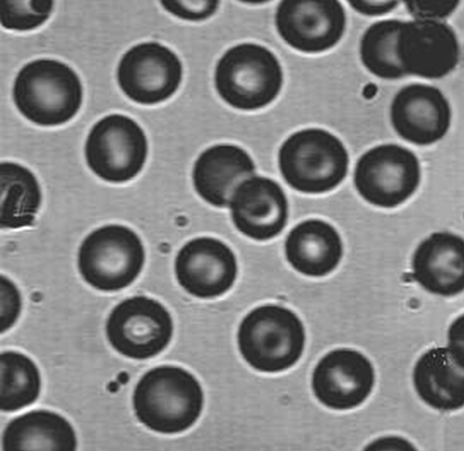
%> input picture practice 4_/blood5.tif, 464 x 451 px
$ octave ex4_1.m   (GNU Octave 9; MATLAB toolbox functions it lacks are replaced by stand-ins)
%> lines starting %> are read from the running program, lines starting %| are printed output that depends on the picture; in (x1, y1, x2, y2) boxes, pixels count from 0 and x2, y2 are one past the last pixel; in counts of white or black regions, pixels touching at a corner belong together; the program's own positions count from 1
clear all; clc; close all;
I = imread('blood5.tif');
%> I is the input picture: size 451x464 uint8; min 31, max 255, mean 129.8
figure, imshow(I)

% binarizing
image_threshold = graythresh(I)
%> image_threshold = 0.435
image_bin = im2bw(I, image_threshold);
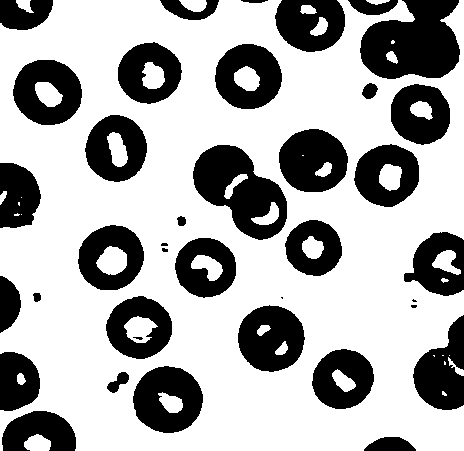
%> image_bin: size 451x464 logical; 67.6% white; 38 black regions (5 under 20 px), largest, box (x1, y1, x2, y2) and area: (360, 0, 460, 79) 5754, (193, 145, 287, 240) 4940, (133, 366, 203, 433) 3305
figure, imshow(image_bin)

% inverting the binarized image
image_negative_bin = ~image_bin;
figure, imshow(image_negative_bin)

% first filling operation
image_negative_fill = imfill(image_negative_bin, 'holes');
%> image_negative_fill: size 451x464 logical; 35.9% white; 37 white regions (4 under 20 px), largest, box (x1, y1, x2, y2) and area: (360, 0, 460, 79) 5864, (193, 145, 287, 240) 5457, (133, 366, 203, 433) 3643
figure, imshow(image_negative_fill)

% imopen worked better as imclose
struct_element = strel('disk', 6);
image_fill_open = imopen(image_negative_fill, struct_element);
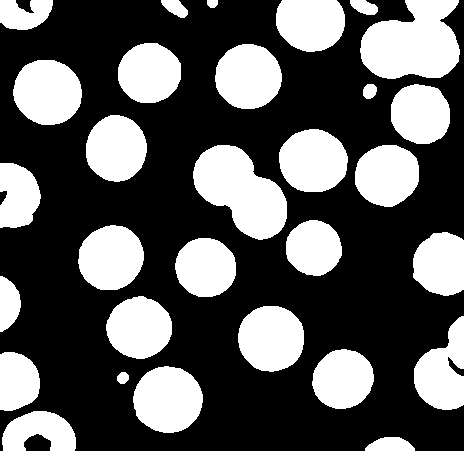
%> image_fill_open: size 451x464 logical; 35.4% white; 30 white regions, largest, box (x1, y1, x2, y2) and area: (360, 0, 460, 79) 5849, (193, 145, 287, 240) 5455, (133, 366, 203, 433) 3641
figure, imshow(image_fill_open)

% second filling operation
image_2fill = imfill(image_fill_open, 'holes');
figure, imshow(image_2fill)

% clearing the border
image_clear_border = imclearborder(image_2fill, 6);
%> image_clear_border: size 451x464 logical; 23.9% white; 17 white regions, largest, box (x1, y1, x2, y2) and area: (193, 145, 287, 240) 5455, (133, 366, 203, 433) 3641, (13, 60, 82, 125) 3540
figure, imshow(image_clear_border)

% erode one more time and subtract from previous and we get perimeter
% and label again
se = strel('square', 3);
image_clear_border_erode = imerode(image_clear_border, se);
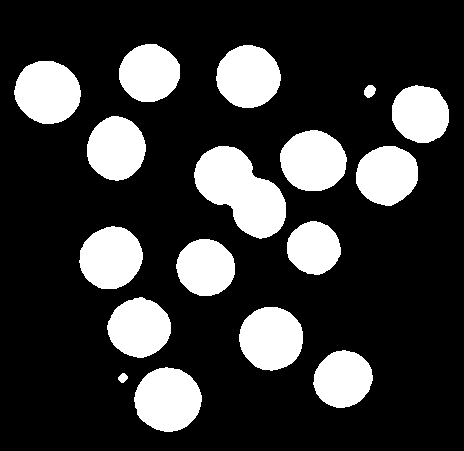
%> image_clear_border_erode: size 451x464 logical; 22% white; 17 white regions, largest, box (x1, y1, x2, y2) and area: (194, 146, 286, 239) 5077, (134, 367, 202, 432) 3371, (14, 61, 81, 124) 3276
image_perimeter = logical(abs(imsubtract(image_clear_border_erode, image_clear_border)));
%> image_perimeter: size 451x464 logical; 1.9% white in thin lines or dots, all inside (x1, y1, x2, y2) = (13, 43, 450, 433)
[perimeter_label,n_perimeter] = bwlabel(image_perimeter);
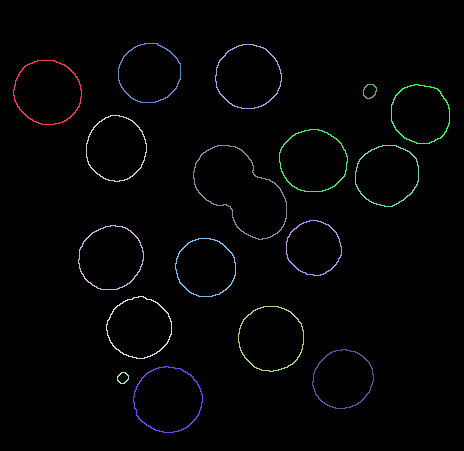
%> perimeter_label: size 451x464 double; 18 distinct labels, from 0 to 17; one colour per label, 0 black
%> n_perimeter = 17

% % just a test to find and color the disks
% the number of cells in the picture
[L,n] = bwlabel(image_clear_border);
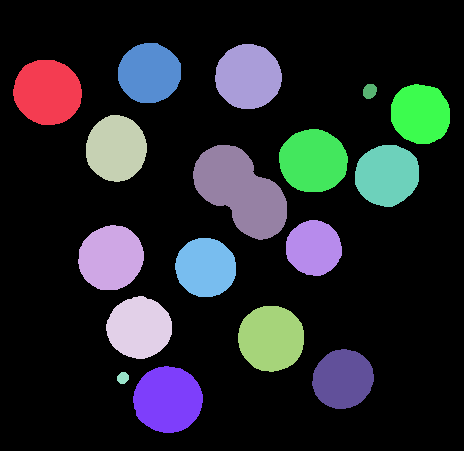
%> L: size 451x464 double; 18 distinct labels, from 0 to 17; one colour per label, 0 black
%> n = 17
RGB = label2rgb(L);
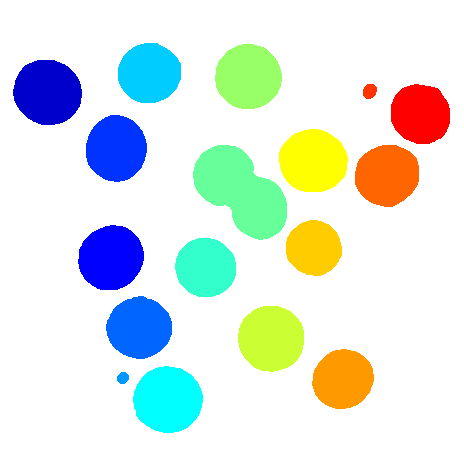
%> RGB: size 451x464x3 uint8; mean R, G, B 221.4, 232.5, 226.8
figure, imshow(RGB)
hold

%get sizes of label image
[sizex, sizey] = size(L);
%> sizex = 451; sizey = 464
%define as zeros the outputs
R = zeros (1,n);
P = zeros (1,n);
C = zeros (1,n);
mass = zeros (1,n);

for label = 1:n
    x = 0;
    y = 0;
    minX = 0;
    maxY = 0;


    firstX = 1;
    firstY = 1;
    for i = 1:sizex
        for j = 1:sizey

            if (L(i,j) == label)
                 if (firstX && minX < i)
                     minX = i;
                     firstX = 0;
                 end
                 if (firstY || minY > j)
                     minY = j;
                     firstY = 0;
                 end
                mass(label) = mass(label) + 1;
                x = x + i;
                y = y + j;
                maxX = i;
                if (maxY < j)
                    maxY = j;
                end
            end

            if(perimeter_label(i,j) == label)
                P(label) = P(label) + 1;
            end

        end
    end
    center = [ x/mass(label) y/mass(label) ];
    R(label) = mass(label) / ((maxY-minY) * (maxX-minX));
    C(label) = P(label)^2 / mass(label);

    rectangle('Position',[minY,minX,maxY-minY,maxX-minX]);
    plot(center(2),center(1),'Marker','*')
end
%> this loop made 17 passes
%> center on passes 1 to 12: [92.83 48.15], [258.4 111.5], [149.1 116.8], [328.4 139.8], [378.5 123.5], [73.71 149.9], [400.2 168.5], [268.1 206.3], [191.8 241.5], [77.26 248.9], [339.1 271.8], [161.5 313.8]
%> after the loop, C = 17 values, max 26.19 at index 9, min 17.25 at index 16, mean 19.85; P = 17 values, max 378 at index 9, min 44 at index 5, mean 233.8; R = 17 values, max 0.929 at index 16, min 0.624 at index 9, mean 0.813; mass = 17 values, max 5455 at index 9, min 112 at index 5, mean 2944.8; maxX = 144; minY = 392
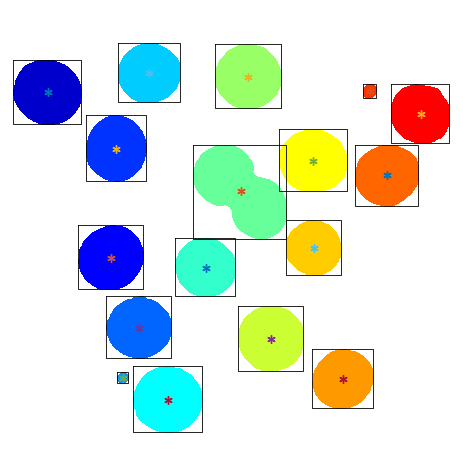
%> figure redrawn from the program's plot data
